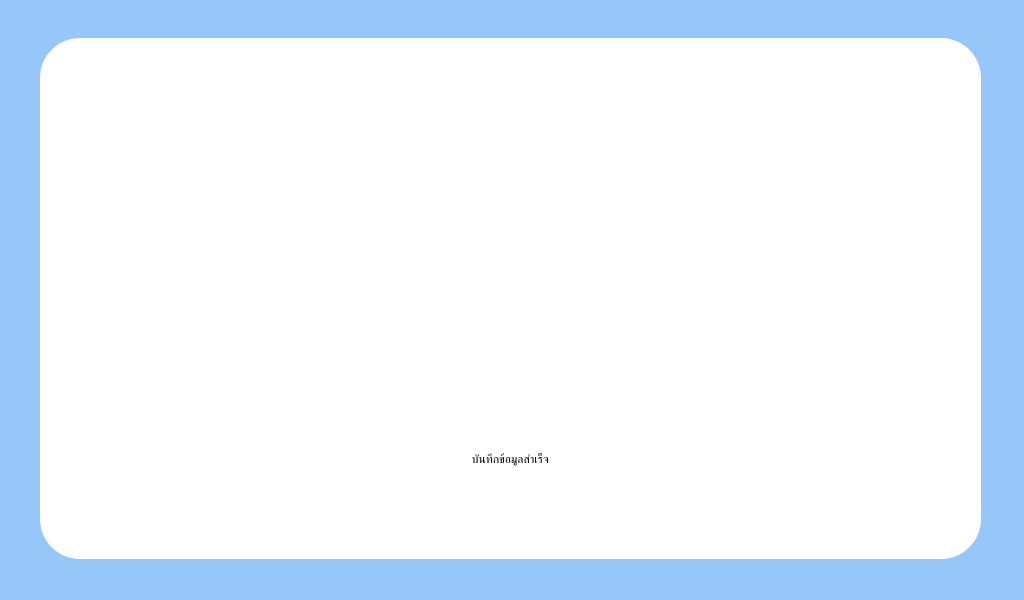
<?xml version="1.0" encoding="UTF-8"?>
<ui version="4.0">
 <class>background_success_save_screen</class>
 <widget class="QDialog" name="background_success_save_screen">
  <property name="geometry">
   <rect>
    <x>0</x>
    <y>0</y>
    <width>1024</width>
    <height>600</height>
   </rect>
  </property>
  <property name="windowTitle">
   <string>Dialog</string>
  </property>
  <property name="styleSheet">
   <string notr="true">QWidget#background_success_save_screen{
background-color: #97C7F9}</string>
  </property>
  <widget class="QFrame" name="frame_of_loading">
   <property name="geometry">
    <rect>
     <x>40</x>
     <y>38</y>
     <width>941</width>
     <height>521</height>
    </rect>
   </property>
   <property name="styleSheet">
    <string notr="true">background-color: rgb(255, 255, 255);
border-radius:40px</string>
   </property>
   <property name="frameShape">
    <enum>QFrame::StyledPanel</enum>
   </property>
   <property name="frameShadow">
    <enum>QFrame::Raised</enum>
   </property>
   <widget class="QLabel" name="label">
    <property name="geometry">
     <rect>
      <x>290</x>
      <y>40</y>
      <width>361</width>
      <height>331</height>
     </rect>
    </property>
    <property name="text">
     <string/>
    </property>
    <property name="pixmap">
     <pixmap resource="../images/success_icon.qrc">:/newPrefix/success_icon.png</pixmap>
    </property>
    <property name="scaledContents">
     <bool>true</bool>
    </property>
   </widget>
   <widget class="QLabel" name="label_2">
    <property name="geometry">
     <rect>
      <x>200</x>
      <y>370</y>
      <width>541</width>
      <height>101</height>
     </rect>
    </property>
    <property name="styleSheet">
     <string notr="true">font: 38pt &quot;JasmineUPC&quot;;</string>
    </property>
    <property name="text">
     <string>บันทึกข้อมูลสำเร็จ</string>
    </property>
    <property name="alignment">
     <set>Qt::AlignCenter</set>
    </property>
   </widget>
  </widget>
 </widget>
 <resources>
  <include location="../images/success_icon.qrc"/>
 </resources>
 <connections/>
</ui>
